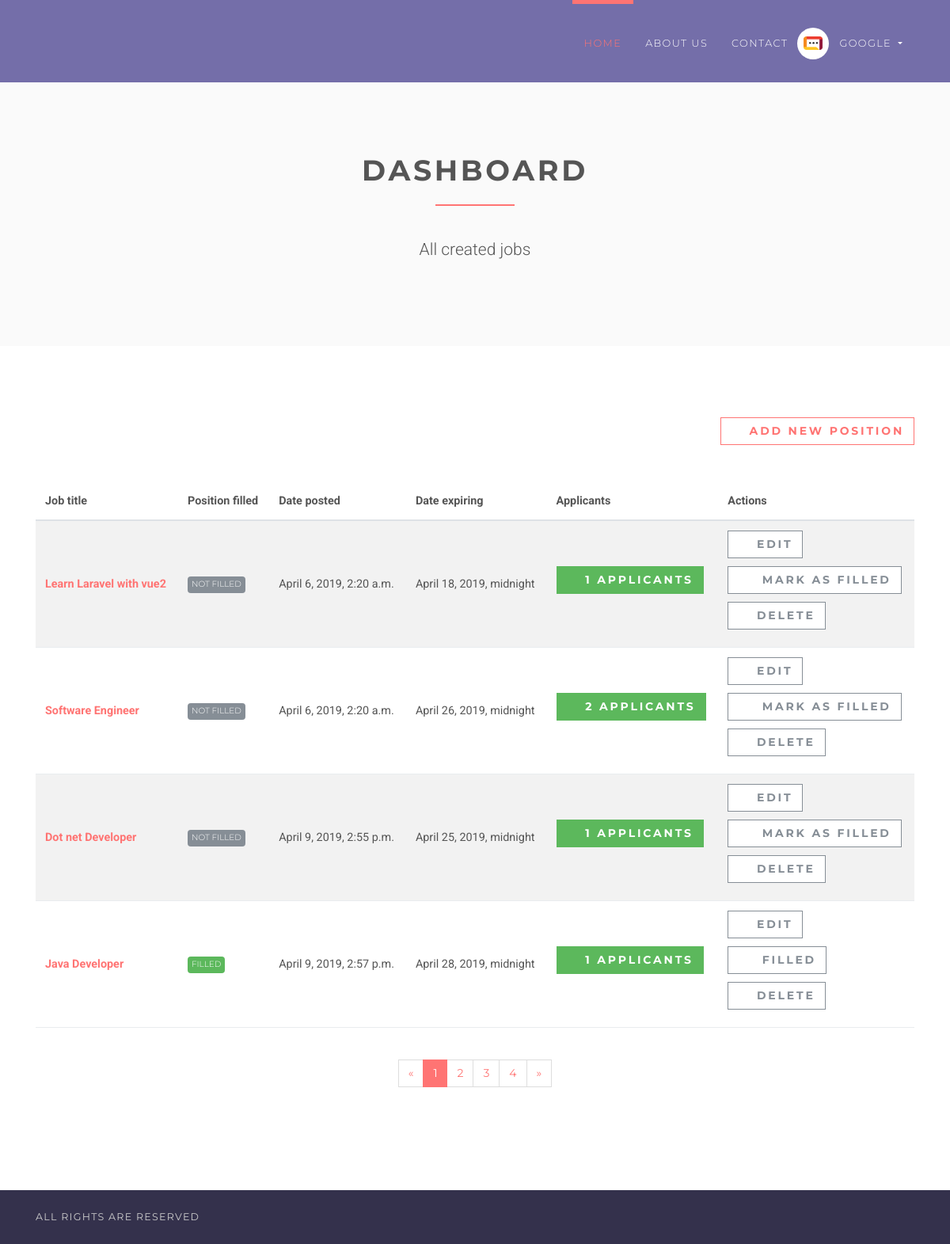
/employer/dashboard (signed in), run on the app's committed database.
### accounts/models.py (models this page shows, shortened)
class User(AbstractUser):
    username = None
    role = models.CharField(max_length=12, error_messages={
        'required': "Role must be provided"
    })
    gender = models.CharField(max_length=10, blank=True, null=True, default="")
    email = models.EmailField(unique=True, blank=False,
                              error_messages={
                                  'unique': "A user with that email already exists.",
                              })
    USERNAME_FIELD = "email"
    REQUIRED_FIELDS = []
    objects = UserManager()

### jobsapp/models.py (models this page shows, shortened)
class Job(models.Model):
    user = models.ForeignKey(User, on_delete=models.CASCADE)
    title = models.CharField(max_length=300)
    description = models.TextField()
    location = models.CharField(max_length=150)
    type = models.CharField(choices=JOB_TYPE, max_length=10)
    category = models.CharField(max_length=100)
    last_date = models.DateTimeField()
    company_name = models.CharField(max_length=100)
    company_description = models.CharField(max_length=300)
    website = models.CharField(max_length=100, default="")
    created_at = models.DateTimeField(default=timezone.now)
    filled = models.BooleanField(default=False)

### jobsapp/views/employer.py (the view)
# urls.py: path('', DashboardView.as_view(), name='employer-dashboard'),
class DashboardView(ListView):
    model = Job
    template_name = 'jobs/employer/dashboard.html'
    context_object_name = 'jobs'
    @method_decorator(login_required(login_url=reverse_lazy('accounts:login')))
    @method_decorator(user_is_employer)
    def dispatch(self, request, *args, **kwargs):
        return super().dispatch(self.request, *args, **kwargs)
    def get_queryset(self):
        return self.model.objects.filter(user_id=self.request.user.id)

### templates/jobs/employer/dashboard.html (shortened to what this page needs)
{% extends 'base.html' %}
{% load static %}
{% block content %}
    <section class="bg-light-gray">
        <div class="container">
            <div class="row">
                <div class="col-lg-8 mx-auto">
                    <h1 class="heading">dashboard</h1>
                    <p class="lead text-center">All created jobs</p>
                </div>
            </div>
        </div>
    </section>
    <section>
        <div class="container">
            <div class="row">
                <div class="col-lg-12 text-right mb-5"><a href="{% url 'jobs:employer-jobs-create' %}"
                                                          class="btn btn-outline-white-primary">
                    <i class="fa fa-plus"></i>Add new position</a></div>
                <div class="col-lg-12">
                    <div class="table-responsive">
                        <table class="table table-striped table-hover table-client-dashboard">
                            <thead>
                            <tr>
                                <th>Job title</th>
                                <th>Position filled</th>
                                <th>Date posted</th>
                                <th>Date expiring</th>
                                <th>Applicants</th>
                                <th>Actions</th>
                            </tr>
                            </thead>
                            <tbody>
                            {% for job in jobs %}
                                <tr>
                                    <th><a href="{% url 'jobs:jobs-detail' job.id %}">{{ job.title }}</a>
                                    </th>
                                    <td>
                                        {% if job.filled %}
                                            <span class="badge badge-success">Filled</span>
                                        {% else %}
                                            <span class="badge badge-secondary">Not Filled</span>
                                        {% endif %}
                                    </td>
                                    <td>{{ job.created_at }}</td>
                                    <td>{{ job.last_date }}</td>
                                    <td>
                                        <a href="{% url 'jobs:employer-dashboard-applicants' job.id %}"
                                           class="btn btn-success">
                                            <i class="fa fa-users"></i>{{ job.applicants.count }}
                                            <span class="hidden-xs hidden-sm">Applicants</span>
                                        </a>
                                    </td>
                                    <td>
                                        <a href="#" class="btn btn-outline-white-secondary">
                                            <i class="fa fa-edit"></i>Edit
                                        </a>
                                        <br>
                                        {% if job.filled %}
                                            <a href="{% url 'jobs:job-mark-filled' job.id %}"
                                               class="btn btn-outline-white-secondary">
                                                <i class="fa fa-check-circle-o"></i>
                                                <span class="hidden-xs hidden-sm">Filled</span>
                                            </a><br>
                                        {% else %}
                                            <a href="{% url 'jobs:job-mark-filled' job.id %}"
                                               class="btn btn-outline-white-secondary">
                                                <i class="fa fa-check-circle-o"></i>
                                                <span class="hidden-xs hidden-sm">Mark as </span>filled
                                            </a><br>
                                        {% endif %}
                                        <a href="#" class="btn btn-outline-white-secondary">
                                            <i class="fa fa-times-circle-o"></i>Delete
                                        </a>
                                    </td>
                                </tr>
                            {% endfor %}
                            </tbody>
                        </table>
                    </div>
                    <div class="pages">
                        <nav aria-label="Page navigation example" class="d-flex justify-content-center mt-4 mb-4">
                            <ul class="pagination">
                                <li class="page-item"><a href="#" aria-label="Previous" class="page-link"><span
                                        aria-hidden="true">«</span><span class="sr-only">Previous</span></a></li>
                                <li class="page-item active"><a href="#" class="page-link">1</a></li>
                                <li class="page-item"><a href="#" class="page-link">2</a></li>
                                <li class="page-item"><a href="#" class="page-link">3</a></li>
                                <li class="page-item"><a href="#" class="page-link">4</a></li>
                                <li class="page-item"><a href="#" aria-label="Next" class="page-link"><span
                                        aria-hidden="true">»</span><span class="sr-only">Next</span></a></li>
                            </ul>
                        </nav>
                    </div>
                </div>
            </div>
        </div>
    </section>
{% endblock %}

### templates/base.html (shortened to what this page needs)
{% load static %}
<!DOCTYPE html>
<html>
<head>
    <link rel="stylesheet"
          href="{% static 'vendor/bootstrap/css/bootstrap.min.css' %}">
    <link rel="stylesheet"
          href="{% static 'vendor/font-awesome/css/font-awesome.min.css' %}">
    <link rel="stylesheet"
          href="{% static 'vendor/owl.carousel/assets/owl.carousel.css' %}">
    <link rel="stylesheet"
          href="{% static 'vendor/owl.carousel/assets/owl.theme.default.css' %}">
    <link rel="stylesheet" href="{% static 'css/style.default.css' %}"
          id="theme-stylesheet">
    <link rel="stylesheet" href="{% static 'css/custom.css' %}">
</head>
<body>
<header class="header">
    <nav class="navbar navbar-expand-lg">
        <div class="container">
            <div id="navbarSupportedContent" class="collapse navbar-collapse">
                <ul class="navbar-nav ml-auto">
                    <li class="nav-item active">
                        <a href="/" class="nav-link">Home <span class="sr-only">(current)</span></a>
                    </li>
                    <li class="nav-item">
                        <a href="#" class="nav-link">About Us</a>
                    </li>
                    <li class="nav-item">
                        <a href="#" class="nav-link">Contact</a>
                    </li>
                    {% if request.user.is_authenticated and request.user.role == 'employer' %}
                        <li class="nav-item dropdown">
                            <a id="clientZone" href="#" data-toggle="dropdown"
                               aria-haspopup="true" aria-expanded="false"
                               class="nav-link dropdown-toggle has-img mb-3 mb-lg-0 mt-3 mt-lg-0">
                                <div class="client-menu-image">
                                    <div class="inner">
                                        <img src="{% static 'img/company-1.png' %}"
                                             alt="company image"
                                             class="img-fluid">
                                    </div>
                                </div>
                                {% if request.user.role == 'employee' %}
                                    {{ request.user.first_name }} {{ request.user.last_name }}
                                {% else %}
                                    {{ request.user.first_name }}
                                {% endif %}
                            </a>
                        </li>
                    {% endif %}
                </ul>
            </div>
        </div>
    </nav>
</header>
<div>
    {% block content %} {% endblock %}
</div>
<footer class="footer">
    <div class="footer__copyright">
        <div class="container">
            <div class="row">
                <div class="col-md-6 text-md-left text-center">
                     <p>All Rights Are Reserved</p>
                </div>
            </div>
        </div>
    </div>
</footer>
</body>
</html>

### data on the page
User: user.first_name "GOOGLE"
Job: title "Learn Laravel with vue2", filled "NOT FILLED", created_at "April 6, 2019, 2:20 a.m.", last_date "April 18, 2019, midnight", applicants.count "1"
Job: title "Software Engineer", filled "NOT FILLED", created_at "April 6, 2019, 2:20 a.m.", last_date "April 26, 2019, midnight", applicants.count "2"
Job: title "Dot net Developer", filled "NOT FILLED", created_at "April 9, 2019, 2:55 p.m.", last_date "April 25, 2019, midnight", applicants.count "1"
Job: title "Java Developer", filled "FILLED", created_at "April 9, 2019, 2:57 p.m.", last_date "April 28, 2019, midnight", applicants.count "1"
